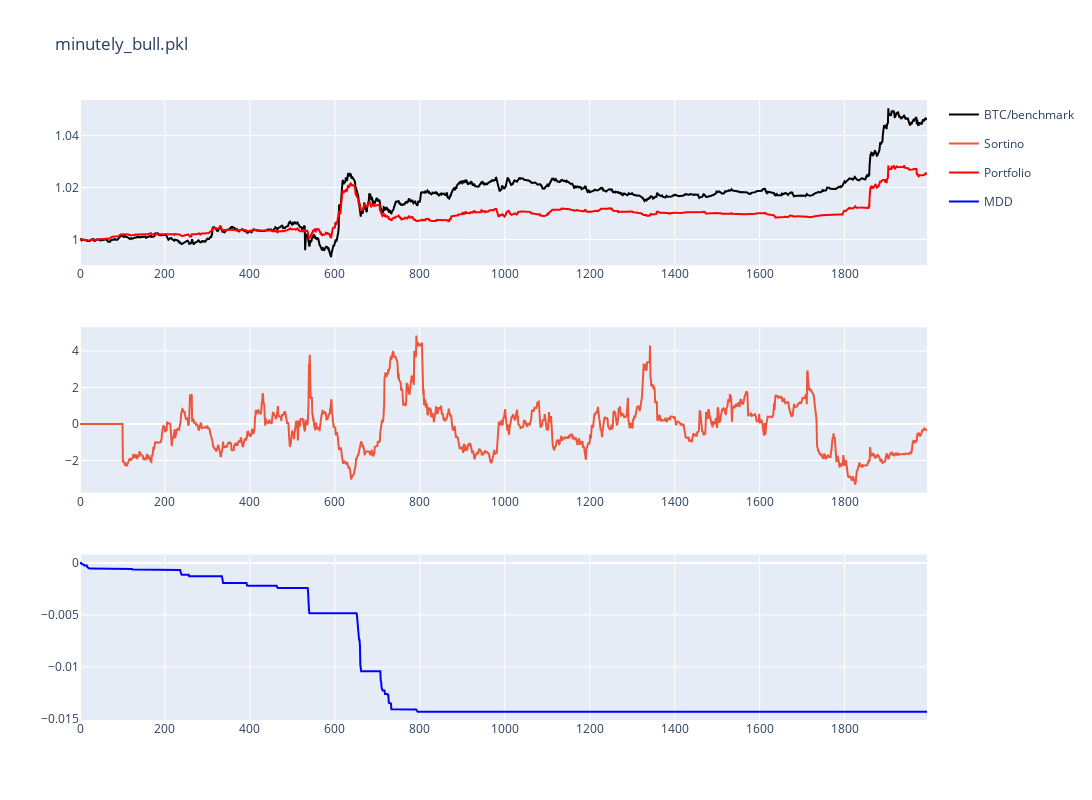

The code cell stored with this chart in its notebook:
### Code cell
f = plot_test(3)
print(get_delta(f), get_data_note(f))
f

### Figure 1 — Plotly figure (JSON) as saved in the notebook; plotly's stock layout.template omitted (floating-point values rounded to 4 significant figures; data arrays with more than 128 entries replaced by an {"elided": "..."} marker saying what was removed)
{"data": [{"legendgroup": "1", "marker": {"color": "black", "size": 42}, "name": "BTC/benchmark", "type": "scatter", "x": {"elided": "1995 int values"}, "xaxis": "x", "y": {"elided": "1995 float values"}, "yaxis": "y"}, {"name": "Sortino", "type": "scatter", "x": {"elided": "1995 int values"}, "xaxis": "x2", "y": {"elided": "1995 float values"}, "yaxis": "y2"}, {"marker": {"color": "red", "size": 42}, "name": "Portfolio", "type": "scatter", "x": {"elided": "1995 int values"}, "xaxis": "x", "y": {"elided": "1995 float values"}, "yaxis": "y"}, {"marker": {"color": "blue", "size": 42}, "name": "MDD", "type": "scatter", "x": {"elided": "1995 int values"}, "xaxis": "x3", "y": {"elided": "1995 float values"}, "yaxis": "y3"}], "layout": {"autosize": false, "height": 800, "title": {"text": "minutely_bull.pkl"}, "width": 1300, "xaxis": {"anchor": "y", "domain": [0, 1]}, "xaxis2": {"anchor": "y2", "domain": [0, 1]}, "xaxis3": {"anchor": "y3", "domain": [0, 1]}, "yaxis": {"anchor": "x", "domain": [0.7333, 1]}, "yaxis2": {"anchor": "x2", "domain": [0.3667, 0.6333]}, "yaxis3": {"anchor": "x3", "domain": [0, 0.2667]}}}
